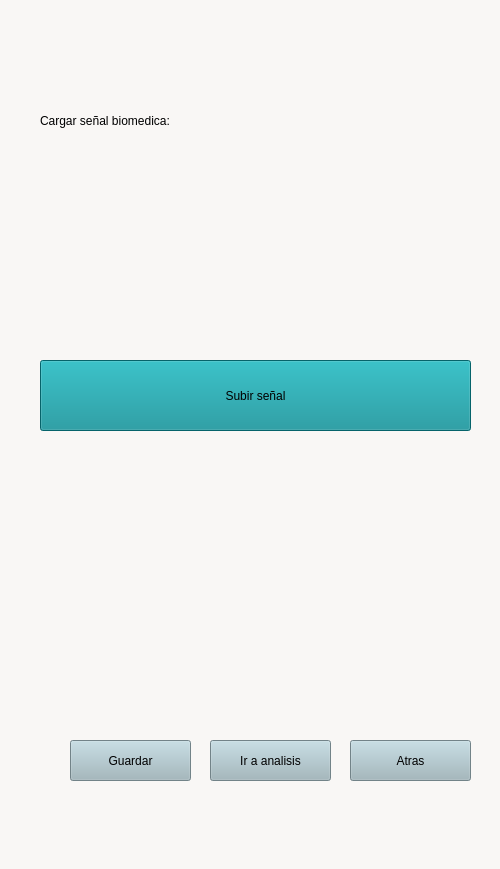
<?xml version="1.0" encoding="UTF-8"?>
<ui version="4.0">
 <class>cargar_senal</class>
 <widget class="QMainWindow" name="cargar_senal">
  <property name="geometry">
   <rect>
    <x>0</x>
    <y>0</y>
    <width>500</width>
    <height>869</height>
   </rect>
  </property>
  <property name="windowTitle">
   <string>MainWindow</string>
  </property>
  <property name="styleSheet">
   <string notr="true"> background-color: rgb(249, 247, 245)</string>
  </property>
  <widget class="QWidget" name="centralwidget">
   <widget class="QLabel" name="logo">
    <property name="geometry">
     <rect>
      <x>150</x>
      <y>10</y>
      <width>221</width>
      <height>71</height>
     </rect>
    </property>
    <property name="minimumSize">
     <size>
      <width>221</width>
      <height>0</height>
     </size>
    </property>
    <property name="styleSheet">
     <string notr="true">border-image: url(:/logo.png);</string>
    </property>
    <property name="text">
     <string/>
    </property>
   </widget>
   <widget class="QLabel" name="subtitulo">
    <property name="geometry">
     <rect>
      <x>40</x>
      <y>100</y>
      <width>391</width>
      <height>41</height>
     </rect>
    </property>
    <property name="styleSheet">
     <string notr="true">font: 75 20pt &quot;Calibri&quot;;</string>
    </property>
    <property name="text">
     <string>Cargar señal biomedica:</string>
    </property>
   </widget>
   <widget class="QPushButton" name="boton_subir_seal">
    <property name="geometry">
     <rect>
      <x>40</x>
      <y>360</y>
      <width>431</width>
      <height>71</height>
     </rect>
    </property>
    <property name="styleSheet">
     <string notr="true">font: 10pt &quot;Calibri&quot;;

background-color: rgb(9, 139, 148)</string>
    </property>
    <property name="text">
     <string>Subir señal</string>
    </property>
   </widget>
   <widget class="QPushButton" name="guardar">
    <property name="geometry">
     <rect>
      <x>70</x>
      <y>740</y>
      <width>121</width>
      <height>41</height>
     </rect>
    </property>
    <property name="styleSheet">
     <string notr="true">font: 10pt &quot;Calibri&quot;;background-color: rgb(159, 183, 190)</string>
    </property>
    <property name="text">
     <string>Guardar</string>
    </property>
   </widget>
   <widget class="QPushButton" name="atras">
    <property name="geometry">
     <rect>
      <x>350</x>
      <y>740</y>
      <width>121</width>
      <height>41</height>
     </rect>
    </property>
    <property name="styleSheet">
     <string notr="true">font: 10pt &quot;Calibri&quot;;background-color: rgb(159, 183, 190)</string>
    </property>
    <property name="text">
     <string>Atras</string>
    </property>
   </widget>
   <widget class="QPushButton" name="ir_analisis">
    <property name="geometry">
     <rect>
      <x>210</x>
      <y>740</y>
      <width>121</width>
      <height>41</height>
     </rect>
    </property>
    <property name="styleSheet">
     <string notr="true">font: 10pt &quot;Calibri&quot;;background-color: rgb(159, 183, 190)</string>
    </property>
    <property name="text">
     <string>Ir a analisis</string>
    </property>
   </widget>
  </widget>
  <widget class="QMenuBar" name="menubar">
   <property name="geometry">
    <rect>
     <x>0</x>
     <y>0</y>
     <width>500</width>
     <height>26</height>
    </rect>
   </property>
  </widget>
  <widget class="QStatusBar" name="statusbar"/>
 </widget>
 <resources>
  <include location="logo_pricipal.qrc"/>
 </resources>
 <connections/>
</ui>
